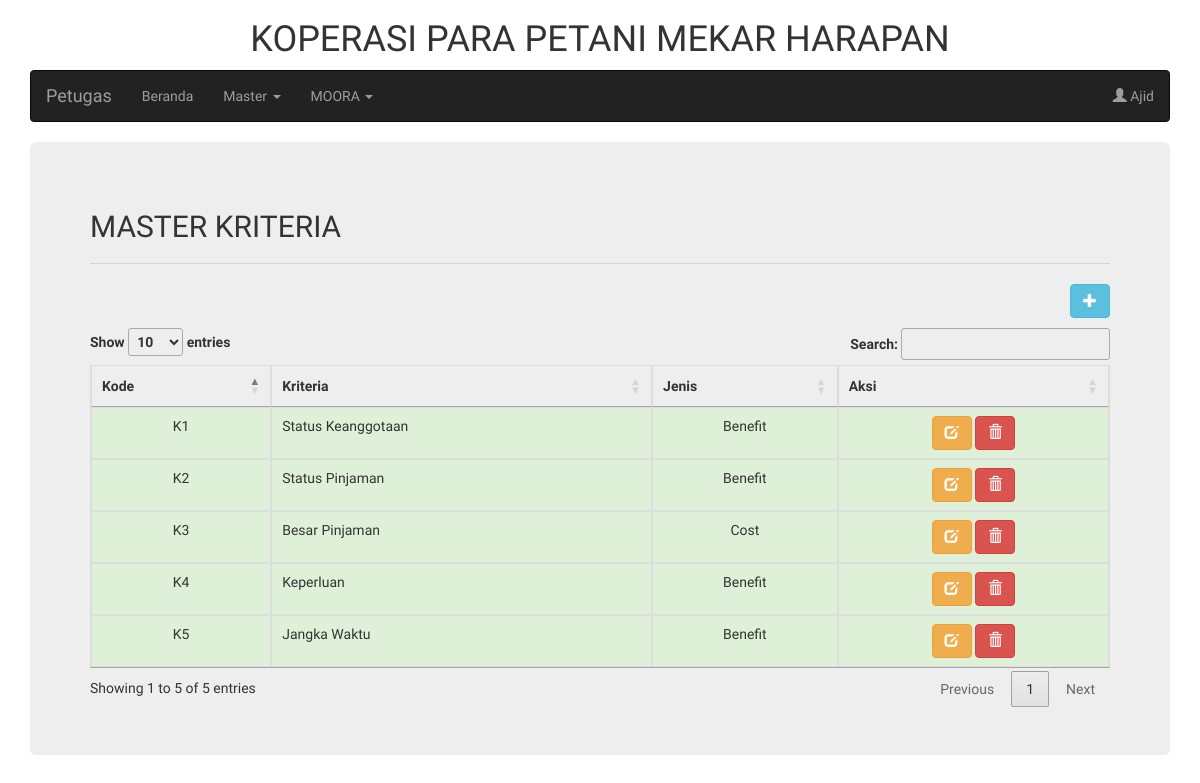
Page /halaman_petugas.php?page=master_kriteria (signed in) on the committed database.
### tables this page shows
CREATE TABLE `user` (
  `id` int(11) NOT NULL,
  `nama` varchar(255) NOT NULL,
  `username` varchar(255) NOT NULL,
  `password` varchar(255) NOT NULL,
  `level` enum('petugas','pengawas','anggota','ketua') NOT NULL,
  `status` enum('aktif','pasif') NOT NULL
);

CREATE TABLE `tb_kriteria` (
  `id` int(11) NOT NULL,
  `kode` varchar(3) NOT NULL,
  `kriteria` varchar(50) NOT NULL,
  `jenis` varchar(20) NOT NULL
);

### petugas/master_kriteria.php (the view, shortened to what this page needs)
<h2>MASTER KRITERIA</h2>
<hr />
<button type="button" class="btn btn-info pull-right" style="margin-bottom: 10px" data-toggle="modal" data-target="#modalTambah">
  <span class="glyphicon glyphicon-plus"></span>
</button>
<table class="table table-bordered" id="tabel-data">
  <thead>
    <tr>
      <th class="text-center">Kode</th>
      <th class="text-center">Kriteria</th>
      <th class="text-center">Jenis</th>
      <th class="text-center">Aksi</th>
    </tr>
  </thead>
  <tbody>
    <?php
      $sqlKriteria = "SELECT * FROM tb_kriteria";
      $queryKriteria = mysqli_query($koneksi, $sqlKriteria);
    ?>
    <?php while($listKriteria = mysqli_fetch_array($queryKriteria)){ ?>
      <tr class="success">
        <td class="text-center"><?php echo $listKriteria['kode']; ?></td>
        <td><?php echo $listKriteria['kriteria']; ?></td>
        <td class="text-center"><?php echo $listKriteria['jenis']; ?></td>
        <td class="text-center">
          <a
            href="javascript:;"
            data-id="<?php echo $listKriteria['id'] ?>"
            data-kode="<?php echo $listKriteria['kode'] ?>"
            data-kriteria="<?php echo $listKriteria['kriteria'] ?>"
            data-jenis="<?php echo $listKriteria['jenis'] ?>"
            data-toggle="modal" data-target="#modalEdit"
            class="btn btn-warning">
              <span class="glyphicon glyphicon-edit"></span>
          </a>
          <a
            href="javascript:;"
            data-id="<?php echo $listKriteria['id'] ?>"
            data-toggle="modal" data-target="#modalHapus"
            class="btn btn-danger">
              <span class="glyphicon glyphicon-trash"></span>
          </a>
        </td>
      </tr>
    <?php } ?>
  </tbody>
</table>

### halaman_petugas.php (shortened to what this page needs)
<!DOCTYPE html>
<html lang="en">
<head>
  <link rel="stylesheet" href="https://maxcdn.bootstrapcdn.com/bootstrap/3.4.0/css/bootstrap.min.css">
  <link rel="stylesheet" type="text/css" media="screen" href="https://cdn.datatables.net/1.10.19/css/jquery.dataTables.min.css">
</head>
<body style="font-family: 'Didact Gothic', sans-serif;">
  <?php include("koneksi.php"); ?>
  <?php
      $sqlAnggota = "SELECT * FROM user WHERE username = '".$_SESSION['username']."'";
      $queryAnggota = mysqli_query($koneksi, $sqlAnggota);
      $anggota = mysqli_fetch_array($queryAnggota);
  ?>
  <div class="container">
  <h1 class="text-center">KOPERASI PARA PETANI MEKAR HARAPAN</h1>
    <nav class="navbar navbar-inverse">
      <div class="container-fluid">
        <div class="navbar-header">
          <a class="navbar-brand" href="halaman_petugas.php?page=home">Petugas</a>
        </div>
        <ul class="nav navbar-nav">
          <li><a href="halaman_petugas.php?page=home">Beranda</a></li>
          <li class="dropdown">
            <a class="dropdown-toggle" data-toggle="dropdown" href="#">Master
            <span class="caret"></span></a>
          </li>
          <li class="dropdown">
            <a class="dropdown-toggle" data-toggle="dropdown" href="#">MOORA
            <span class="caret"></span></a>
          </li>
        </ul>
        <ul class="nav navbar-nav navbar-right">
          <li class="dropdown"><a class="dropdown-toggle" data-toggle="dropdown" href="#"><span class="glyphicon glyphicon-user"></span> <?php echo $anggota['nama']; ?></a>
          </li>
        </ul>
      </div>
    </nav>
    <div class="jumbotron">
      <?php
        if(isset($_GET['page'])){
          $page = $_GET['page'];
          switch ($page) {
            case 'master_kriteria':
              include "petugas/master_kriteria.php";
              break;
          }
        }else{
          include "petugas/home.php";
        }
       ?>
    </div>
  </div>
</body>
</html>

### rows in the picture
user: nama "Ajid"
tb_kriteria: kode "K1", kriteria "Status Keanggotaan", jenis "Benefit"
tb_kriteria: kode "K2", kriteria "Status Pinjaman", jenis "Benefit"
tb_kriteria: kode "K3", kriteria "Besar Pinjaman", jenis "Cost"
tb_kriteria: kode "K4", kriteria "Keperluan", jenis "Benefit"
tb_kriteria: kode "K5", kriteria "Jangka Waktu", jenis "Benefit"
